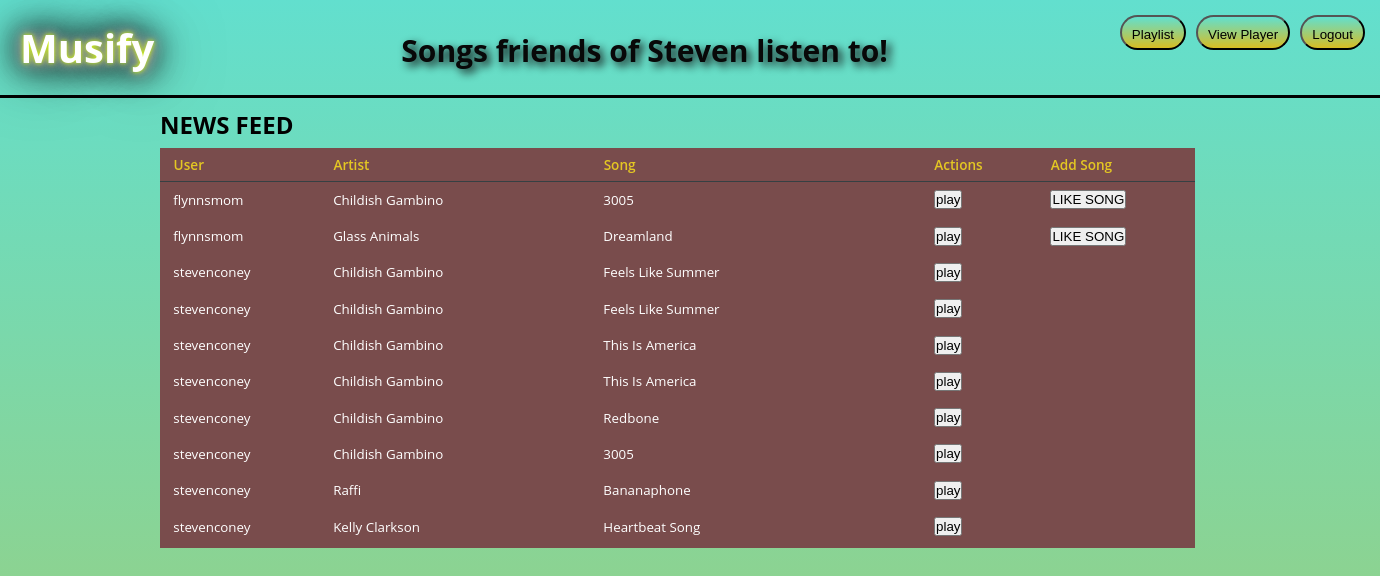
The page /newsfeed (signed in) on the database its author committed.
### project_app/models.py (models this page shows)
class User(models.Model):
    first_name = models.CharField(max_length=200)
    last_name = models.CharField(max_length=200)
    username = models.CharField(max_length=50, default=True)
    email = models.CharField(max_length=200)
    password = models.CharField(max_length=20)
    created_at = models.DateTimeField(auto_now_add=True)
    updated_at = models.DateTimeField(auto_now=True)
    objects = UserManager()

class Liked_Song(models.Model):
    songId = models.CharField(max_length=200, default=True)
    artist = models.CharField(max_length=200)
    song = models.CharField(max_length=200)
    album = models.CharField(max_length=200)
    duration = models.IntegerField()
    user = models.ForeignKey(
        User, related_name="liked_songs", on_delete=models.CASCADE)
    created_at = models.DateTimeField(auto_now_add=True)
    updated_at = models.DateTimeField(auto_now=True)

### project_app/views.py (the view)
# urls.py: path('newsfeed', views.newsfeed),
def newsfeed(request):
    user_id = request.session.get('userID')
    if 'userID' not in request.session:
        return redirect('/')
    else:
        context = {
            'this_user': User.objects.get(id=user_id),
            'all_songs': Song.objects.all(),
            'songInfo':searchResults,
            'liked_songs': Liked_Song.objects.all().order_by("-created_at"),
        }
    return render(request, 'newsfeed.html', context)

### project_app/templates/newsfeed.html (shortened to what this page needs)
<!DOCTYPE html>
<html lang="en">
<head>
    {% load static %}
    <link rel="stylesheet" href="{% static 'css/newsfeed.css' %}" />
</head>
<body>
    <header>
        <div class="header">
            <h1>Musify</h1>
            <h3>Songs friends of {{this_user.first_name}} listen to!</h3>
            <div class="main_links">
              <button><a href="/playlist">Playlist</a></button>
              <button><a href="/musicPlayer">View Player</a></button>
              <form action="/logout">
                <button type="submit">Logout</button>
              </form>
        </div>
    </header>
    <div class="sub_header">
      <h2>NEWS FEED</h2>
    </div>
    <div class="main">
      <table id="table" class="table">
        <thead>
          <tr>
            <th scope="col">User</th>
            <th scope="col">Artist</th>
            <th scope="col">Song</th>
            <th scope="col">Actions</th>
            <th scope="col">Add Song</th>
          </tr>
        </thead>
        <tbody>
          {% for song in liked_songs %}
          <tr>
            <td>{{song.user.username}}</td>
            <td>{{song.artist}}
            <td>{{song.song}}</td>
            <td>
              <form class="playlist" action="/playSong" method="POST">
                <button class="playButton" type="submit" name="button" value="{{song.songId}}">play</button>
              </form>
            </td>
            {% if this_user.id is not song.user.id %}
            <td>
              <form action="/likeButton" method="POST">
                <button type="submit" name="like-btn" value="{{song.songId}}">LIKE SONG</button>
              </form>
            </td>
          {% endif %}
          </tr>
        </tbody>
          {% endfor %}
      </table>
    </div>
</body>
</html>

### project_app/static/css/newsfeed.css (style rules this page uses)
* { margin: 0px; padding: 0px; }
html { height: 100%; }
body { background: linear-gradient(rgb(98, 223, 206), rgb(216, 189, 35)); font-family: "Open Sans", sans-serif; height: 100%; background-repeat: no-repeat; }
.header { display: flex; justify-content: space-between; border-bottom: 3px solid black; padding: 10px; }
.header h3 { margin-top: 10px; margin-left: 10px; padding: 10px; color: rgb(8, 8, 8); text-shadow: 4px 4px 8px #0e0d0d; font-size: 30px; }
.header h1 { padding: 10px; color: #FFFFFF; text-shadow: 0 0 5px rgb(217, 255, 0), 0 0 10px rgb(131, 131, 131), 0 0 15px #FFF, 0 0 20px #0f0f0f, 0 0 30px #303030, 0 0 40px #000000, 0 0 55px #000000, 0 0 75px #000000; color: #ffffff; font-size: 40px; }
.header .main_links { display: flex; justify-content: space-around; }
.header .main_links button { padding: 10px; margin: 5px; border-radius: 20px; height: 35px; background: linear-gradient(rgb(98, 223, 206), rgb(216, 189, 35)); }
.header .main_links button a { text-decoration: none; color: black; }
.sub_header { height: 30px; width: 100%; padding: 10px; margin-left: 150px; }
.main { overflow-y: auto; height: 400px; width: 75%; margin-left: 160px; background: #794c4c; }
table { width: 100%; background: #794c4c; border-radius: 0.25em; border-collapse: collapse; }
th { border-bottom: 1px solid #364043; color: #e4c723; font-size: 0.85em; font-weight: 600; padding: 0.5em 1em; text-align: left; }
td { color: #fff; font-weight: 400; padding: 0.65em 1em; font-size: smaller; }
tbody tr { transition: background 0.25s ease; }

### rows shown on the page
User: first_name "Steven"
Liked_Song: user.username "flynnsmom", artist "Childish Gambino", song "3005"
Liked_Song: user.username "flynnsmom", artist "Glass Animals", song "Dreamland"
Liked_Song: user.username "stevenconey", artist "Childish Gambino", song "Feels Like Summer"
Liked_Song: user.username "stevenconey", artist "Childish Gambino", song "Feels Like Summer"
Liked_Song: user.username "stevenconey", artist "Childish Gambino", song "This Is America"
Liked_Song: user.username "stevenconey", artist "Childish Gambino", song "This Is America"
Liked_Song: user.username "stevenconey", artist "Childish Gambino", song "Redbone"
Liked_Song: user.username "stevenconey", artist "Childish Gambino", song "3005"
Liked_Song: user.username "stevenconey", artist "Raffi", song "Bananaphone"
Liked_Song: user.username "stevenconey", artist "Kelly Clarkson", song "Heartbeat Song"
